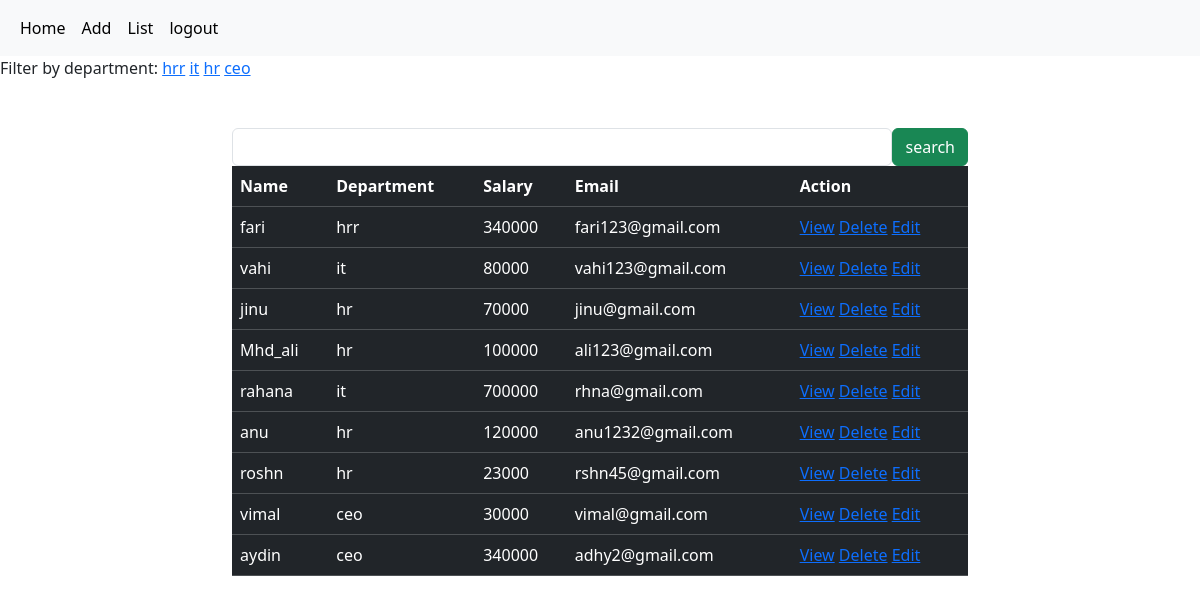
/employees/all (signed in), run on the app's committed database.
### crm/models.py (models this page shows, shortened)
class Employees(models.Model):
    name=models.CharField(max_length=100)
    department=models.CharField(max_length=100)
    salary=models.PositiveIntegerField()
    email=models.EmailField(unique=True)
    age=models.PositiveIntegerField()
    contact=models.CharField(max_length=10,null=True)
    profile_pic=models.ImageField(upload_to="images",null=True,blank=True)
    dob=models.DateField(null=True,blank=True)

### crm/views.py (the view, shortened to what this page needs)
# urls.py: path("employees/all",views.EmployeeListView.as_view(),name="emp-all"),
@method_decorator(signin_required,name="dispatch")
class EmployeeListView(View):
    def get(self,request,*args,**kwargs):
            qs=Employees.objects.all()
            departments=Employees.objects.all().values_list("department",flat=True).distinct()
            print(departments)
            if "department" in request.GET:
                dept=request.GET.get("department")
                qs=qs.filter(department__iexact=dept)
            return render(request,"emp_list.html",{"data":qs,"departments":departments})

### crm/views.py (called while the page is built)
def signin_required(fn):
    def wrapper(request,*args,**kwargs):
        if not request.user.is_authenticated:
            messages.error(request,"invalid session")
            return redirect("signin")
        else:
            return fn(request,*args,**kwargs)
    return wrapper

### crm/templates/emp_list.html (shortened to what this page needs)
{%extends 'base.html'%}
{%block body_block%}
<div>
    Filter by department:
    {%for dep in departments%}
    <a href="{%url 'emp-all'%}?department={{dep}}">{{dep}}</a>
        {%endfor%}
</div>
<div class="container mt-5">
    <div class="row">
        <div class="col-2"></div>
        <div class="col-8">
            <form action="" method="post">
               <div class="d-flex">
                    <input type="text" name="box" class="form-control">
                    <button type="submit" class="btn btn-success">search</button>
               </div>
            </form>
        </div>
        <div class="col-2"></div>
    </div>
</div>
<div class="container">
    <div class="row">
        <div class="col-2"></div>
        <div class="col-8">
            <table class="table table-dark table-stripped caption-top">
                <tr>
                    <td><b>Name</b></td>
                    <td><b>Department</b></td>
                    <td><b>Salary</b></td>
                    <td><b>Email</b></td>
                    <td><b>Action</b></td>
                </tr>
                {%for emp in data%}
                <tr>
                    <td>{{emp.name}}</td>
                    <td>{{emp.department}}</td>
                    <td>{{emp.salary}}</td>
                    <td>{{emp.email}}</td>
                    <td>
                        <a href="{%url 'emp-detail' emp.id%}">View</a>
                        <a href="{%url 'emp-delete' emp.id%}">Delete</a>
                        <a href="{%url 'emp-edit' emp.id%}">Edit</a>
                    </td>
                </tr>
                {%endfor%}
            </table>
        </div>
        <div class="col-2"></div>
    </div>
</div>
{%endblock%}

### crm/templates/base.html (shortened to what this page needs)
<!DOCTYPE html>
<html lang="en">
<head>
    <link href="https://cdn.jsdelivr.net/npm/bootstrap@5.3.2/dist/css/bootstrap.min.css" rel="stylesheet"
>
</head>
<body>
    <nav class="navbar navbar-expand-lg bg-body-tertiary">
        <div class="container-fluid">
            <div class="collapse navbar-collapse" id="navbarNav">
                <ul class="navbar-nav">
                    <li class="nav-item">
                        <a class="nav-link active" aria-current="page" href="{%url 'emp-all'%}">Home</a>
                    </li>
                    <li class="nav-item">
                        <a class="nav-link active" aria-current="page" href="{%url 'emp-add'%}">Add</a>
                    </li>
                    <li class="nav-item">
                        <a class="nav-link active" aria-current="page" href="{%url 'emp-all'%}">List</a>
                    </li>
                    <li class="nav-item">
                        <a class="nav-link active" aria-current="page" href="{%url 'logout'%}">logout</a>
                    </li>
                </ul>
            </div>
        </div>
    </nav>
    {%block body_block%}
    {%endblock%}
</body>
</html>

### data on the page
Employees: name "fari", department "hrr", salary "340000", email "fari123@gmail.com"
Employees: name "vahi", department "it", salary "80000", email "vahi123@gmail.com"
Employees: name "jinu", department "hr", salary "70000", email "jinu@gmail.com"
Employees: name "Mhd_ali", department "hr", salary "100000", email "ali123@gmail.com"
Employees: name "rahana", department "it", salary "700000", email "rhna@gmail.com"
Employees: name "anu", department "hr", salary "120000", email "anu1232@gmail.com"
Employees: name "roshn", department "hr", salary "23000", email "rshn45@gmail.com"
Employees: name "vimal", department "ceo", salary "30000", email "vimal@gmail.com"
Employees: name "aydin", department "ceo", salary "340000", email "adhy2@gmail.com"

### other printed values
{{ dep }} "hrr" "it" "hr" "ceo"
